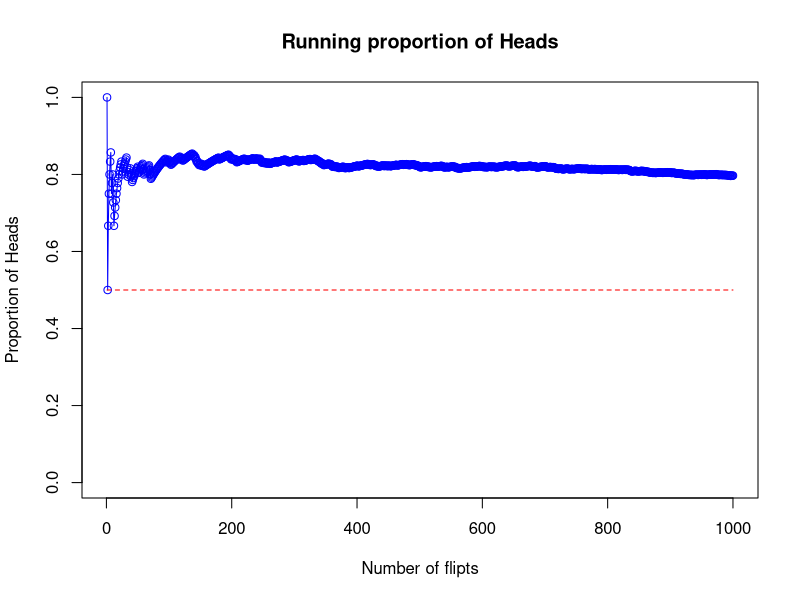
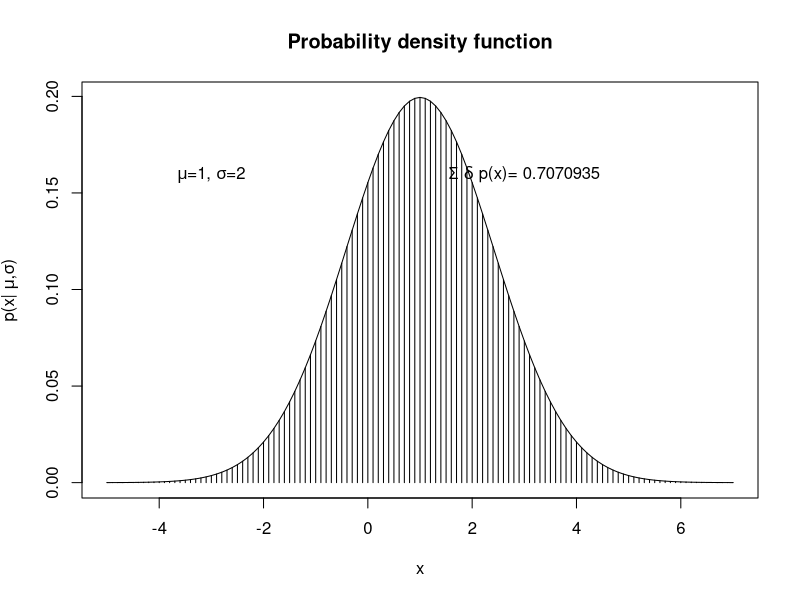

These charts were generated, in order, by the following R code:
# Chapter 3 DBDA
#

# Running proportion
rm(list=ls())

flips <- 1000
p <- 0.8
x <- 1:flips
nHeads <- sample(c(0,1), size=flips, replace=TRUE, prob=c(1-p,p))
propH <- cumsum(nHeads)/x


plot(x, propH,
     xlab = "Number of flipts", ylab="Proportion of Heads",
     main="Running proportion of Heads",
     ylim=c(0,1),
     type="o", col="blue" )
lines(c(1,flips), c(0.5,0.5), col="red", lty=2)



# Integration
mu <- 1
sigma <- 2.0
delta <- 0.1
x <- seq(from=mu-3*sigma, to=mu+3*sigma, by=delta)
y <- 1/(sigma*sqrt(2*pi))*exp(-1/(2*sigma)*(x-mu)^2)
area <- sum(delta*y)

plot(x,y,
     type="h",
     xlab="x", ylab=bquote(paste("p(x| ", mu, ",", sigma, ")")),
     main="Probability density function")
lines(x,y)

text(-1.5*sigma, 0.8*max(y),
     bquote(paste(mu, "=", .(mu), ", ", sigma, "=", .(sigma))))
text(1.5*sigma, 0.8*max(y),
     bquote(paste(Sigma, " ", delta, " p(x)= ", .(area))))
